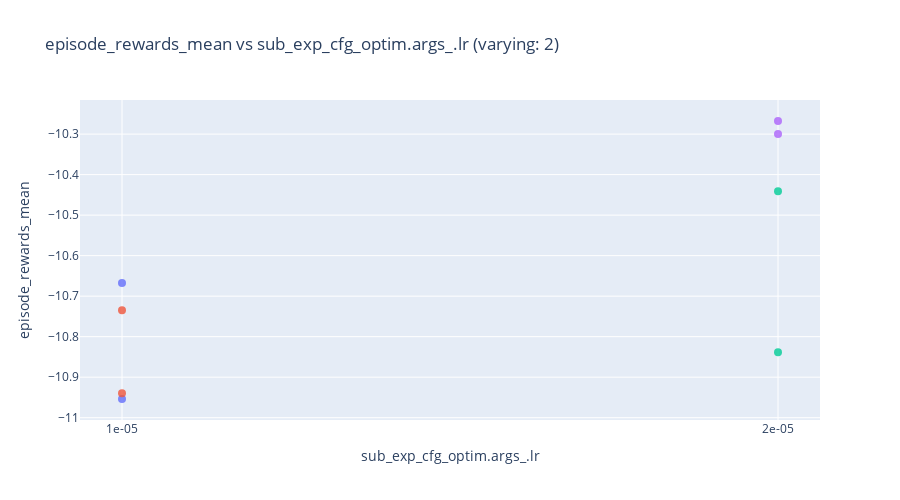
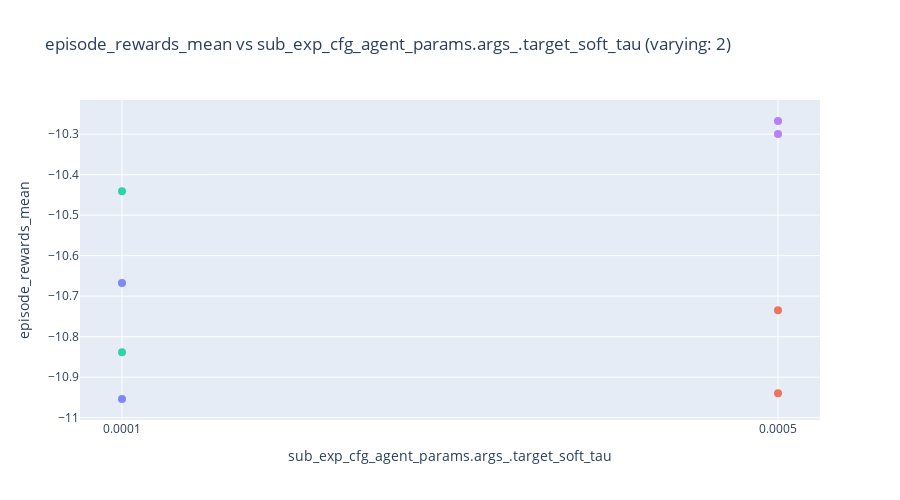

Source (notebook cell) for these figures, in order:
### Code cell
import plotly.express as px

# --- config ---
target_col = "episode_rewards_mean"          # your target metric
color_col  = "experiment_name"               # optional color grouping
readable_names = {
    # optional friendly names; falls back to raw column name if missing
    # "hp_raw_name": "Pretty Name",
}

# --- build plots ---
varying_hps = [hp for hp in hyperparam_columns if sub_df[hp].nunique(dropna=False) > 1]

if not varying_hps:
    print("No hyperparameters with more than one unique value — nothing to plot.")
else:
    for hp in varying_hps:
        # Rename only the current x column (leave others as-is for hover)
        x_name = readable_names.get(hp, hp)
        plot_df = sub_df.rename(columns={hp: x_name})

        fig = px.scatter(
            plot_df,
            x=x_name,
            y=target_col,
            color=color_col if color_col in plot_df.columns else None,
            hover_data=hyperparam_columns,  # handy to inspect full config per point
            title=f"{target_col} vs {x_name} (varying: {sub_df[hp].nunique(dropna=False)})",
            height=500
        )
        fig.update_traces(mode="markers", marker=dict(size=8, opacity=0.8))
        fig.update_layout(showlegend=False)
        fig.show()

### Figure 1 — Plotly figure (JSON) as saved in the notebook; plotly's stock layout.template omitted (floating-point values rounded to 4 significant figures)
{"data": [{"customdata": [["0.0001", "fixed_res"], ["0.0001", "fixed_res"]], "hovertemplate": "experiment_name=0000_optim.args_.lr_1e-05__agent_params.args_.target_soft_tau_0.0001__experiment_fixed_res<br>sub_exp_cfg_optim.args_.lr=%{x}<br>episode_rewards_mean=%{y}<br>sub_exp_cfg_agent_params.args_.target_soft_tau=%{customdata[0]}<br>sub_exp_cfg_experiment=%{customdata[1]}<extra></extra>", "legendgroup": "0000_optim.args_.lr_1e-05__agent_params.args_.target_soft_tau_0.0001__experiment_fixed_res", "marker": {"color": "#636efa", "opacity": 0.8, "size": 8, "symbol": "circle"}, "mode": "markers", "name": "0000_optim.args_.lr_1e-05__agent_params.args_.target_soft_tau_0.0001__experiment_fixed_res", "orientation": "v", "showlegend": true, "type": "scatter", "x": ["1e-05", "1e-05"], "xaxis": "x", "y": [-10.95, -10.67], "yaxis": "y"}, {"customdata": [["0.0005", "fixed_res"], ["0.0005", "fixed_res"]], "hovertemplate": "experiment_name=0001_optim.args_.lr_1e-05__agent_params.args_.target_soft_tau_0.0005__experiment_fixed_res<br>sub_exp_cfg_optim.args_.lr=%{x}<br>episode_rewards_mean=%{y}<br>sub_exp_cfg_agent_params.args_.target_soft_tau=%{customdata[0]}<br>sub_exp_cfg_experiment=%{customdata[1]}<extra></extra>", "legendgroup": "0001_optim.args_.lr_1e-05__agent_params.args_.target_soft_tau_0.0005__experiment_fixed_res", "marker": {"color": "#EF553B", "opacity": 0.8, "size": 8, "symbol": "circle"}, "mode": "markers", "name": "0001_optim.args_.lr_1e-05__agent_params.args_.target_soft_tau_0.0005__experiment_fixed_res", "orientation": "v", "showlegend": true, "type": "scatter", "x": ["1e-05", "1e-05"], "xaxis": "x", "y": [-10.73, -10.94], "yaxis": "y"}, {"customdata": [["0.0001", "fixed_res"], ["0.0001", "fixed_res"]], "hovertemplate": "experiment_name=0002_optim.args_.lr_2e-05__agent_params.args_.target_soft_tau_0.0001__experiment_fixed_res<br>sub_exp_cfg_optim.args_.lr=%{x}<br>episode_rewards_mean=%{y}<br>sub_exp_cfg_agent_params.args_.target_soft_tau=%{customdata[0]}<br>sub_exp_cfg_experiment=%{customdata[1]}<extra></extra>", "legendgroup": "0002_optim.args_.lr_2e-05__agent_params.args_.target_soft_tau_0.0001__experiment_fixed_res", "marker": {"color": "#00cc96", "opacity": 0.8, "size": 8, "symbol": "circle"}, "mode": "markers", "name": "0002_optim.args_.lr_2e-05__agent_params.args_.target_soft_tau_0.0001__experiment_fixed_res", "orientation": "v", "showlegend": true, "type": "scatter", "x": ["2e-05", "2e-05"], "xaxis": "x", "y": [-10.84, -10.44], "yaxis": "y"}, {"customdata": [["0.0005", "fixed_res"], ["0.0005", "fixed_res"]], "hovertemplate": "experiment_name=0003_optim.args_.lr_2e-05__agent_params.args_.target_soft_tau_0.0005__experiment_fixed_res<br>sub_exp_cfg_optim.args_.lr=%{x}<br>episode_rewards_mean=%{y}<br>sub_exp_cfg_agent_params.args_.target_soft_tau=%{customdata[0]}<br>sub_exp_cfg_experiment=%{customdata[1]}<extra></extra>", "legendgroup": "0003_optim.args_.lr_2e-05__agent_params.args_.target_soft_tau_0.0005__experiment_fixed_res", "marker": {"color": "#ab63fa", "opacity": 0.8, "size": 8, "symbol": "circle"}, "mode": "markers", "name": "0003_optim.args_.lr_2e-05__agent_params.args_.target_soft_tau_0.0005__experiment_fixed_res", "orientation": "v", "showlegend": true, "type": "scatter", "x": ["2e-05", "2e-05"], "xaxis": "x", "y": [-10.3, -10.27], "yaxis": "y"}], "layout": {"height": 500, "legend": {"title": {"text": "experiment_name"}, "tracegroupgap": 0}, "showlegend": false, "title": {"text": "episode_rewards_mean vs sub_exp_cfg_optim.args_.lr (varying: 2)"}, "xaxis": {"anchor": "y", "domain": [0, 1], "title": {"text": "sub_exp_cfg_optim.args_.lr"}}, "yaxis": {"anchor": "x", "domain": [0, 1], "title": {"text": "episode_rewards_mean"}}}}

### Figure 2 — Plotly figure (JSON) as saved in the notebook; plotly's stock layout.template omitted (floating-point values rounded to 4 significant figures)
{"data": [{"customdata": [["1e-05", "fixed_res"], ["1e-05", "fixed_res"]], "hovertemplate": "experiment_name=0000_optim.args_.lr_1e-05__agent_params.args_.target_soft_tau_0.0001__experiment_fixed_res<br>sub_exp_cfg_agent_params.args_.target_soft_tau=%{x}<br>episode_rewards_mean=%{y}<br>sub_exp_cfg_optim.args_.lr=%{customdata[0]}<br>sub_exp_cfg_experiment=%{customdata[1]}<extra></extra>", "legendgroup": "0000_optim.args_.lr_1e-05__agent_params.args_.target_soft_tau_0.0001__experiment_fixed_res", "marker": {"color": "#636efa", "opacity": 0.8, "size": 8, "symbol": "circle"}, "mode": "markers", "name": "0000_optim.args_.lr_1e-05__agent_params.args_.target_soft_tau_0.0001__experiment_fixed_res", "orientation": "v", "showlegend": true, "type": "scatter", "x": ["0.0001", "0.0001"], "xaxis": "x", "y": [-10.95, -10.67], "yaxis": "y"}, {"customdata": [["1e-05", "fixed_res"], ["1e-05", "fixed_res"]], "hovertemplate": "experiment_name=0001_optim.args_.lr_1e-05__agent_params.args_.target_soft_tau_0.0005__experiment_fixed_res<br>sub_exp_cfg_agent_params.args_.target_soft_tau=%{x}<br>episode_rewards_mean=%{y}<br>sub_exp_cfg_optim.args_.lr=%{customdata[0]}<br>sub_exp_cfg_experiment=%{customdata[1]}<extra></extra>", "legendgroup": "0001_optim.args_.lr_1e-05__agent_params.args_.target_soft_tau_0.0005__experiment_fixed_res", "marker": {"color": "#EF553B", "opacity": 0.8, "size": 8, "symbol": "circle"}, "mode": "markers", "name": "0001_optim.args_.lr_1e-05__agent_params.args_.target_soft_tau_0.0005__experiment_fixed_res", "orientation": "v", "showlegend": true, "type": "scatter", "x": ["0.0005", "0.0005"], "xaxis": "x", "y": [-10.73, -10.94], "yaxis": "y"}, {"customdata": [["2e-05", "fixed_res"], ["2e-05", "fixed_res"]], "hovertemplate": "experiment_name=0002_optim.args_.lr_2e-05__agent_params.args_.target_soft_tau_0.0001__experiment_fixed_res<br>sub_exp_cfg_agent_params.args_.target_soft_tau=%{x}<br>episode_rewards_mean=%{y}<br>sub_exp_cfg_optim.args_.lr=%{customdata[0]}<br>sub_exp_cfg_experiment=%{customdata[1]}<extra></extra>", "legendgroup": "0002_optim.args_.lr_2e-05__agent_params.args_.target_soft_tau_0.0001__experiment_fixed_res", "marker": {"color": "#00cc96", "opacity": 0.8, "size": 8, "symbol": "circle"}, "mode": "markers", "name": "0002_optim.args_.lr_2e-05__agent_params.args_.target_soft_tau_0.0001__experiment_fixed_res", "orientation": "v", "showlegend": true, "type": "scatter", "x": ["0.0001", "0.0001"], "xaxis": "x", "y": [-10.84, -10.44], "yaxis": "y"}, {"customdata": [["2e-05", "fixed_res"], ["2e-05", "fixed_res"]], "hovertemplate": "experiment_name=0003_optim.args_.lr_2e-05__agent_params.args_.target_soft_tau_0.0005__experiment_fixed_res<br>sub_exp_cfg_agent_params.args_.target_soft_tau=%{x}<br>episode_rewards_mean=%{y}<br>sub_exp_cfg_optim.args_.lr=%{customdata[0]}<br>sub_exp_cfg_experiment=%{customdata[1]}<extra></extra>", "legendgroup": "0003_optim.args_.lr_2e-05__agent_params.args_.target_soft_tau_0.0005__experiment_fixed_res", "marker": {"color": "#ab63fa", "opacity": 0.8, "size": 8, "symbol": "circle"}, "mode": "markers", "name": "0003_optim.args_.lr_2e-05__agent_params.args_.target_soft_tau_0.0005__experiment_fixed_res", "orientation": "v", "showlegend": true, "type": "scatter", "x": ["0.0005", "0.0005"], "xaxis": "x", "y": [-10.3, -10.27], "yaxis": "y"}], "layout": {"height": 500, "legend": {"title": {"text": "experiment_name"}, "tracegroupgap": 0}, "showlegend": false, "title": {"text": "episode_rewards_mean vs sub_exp_cfg_agent_params.args_.target_soft_tau (varying: 2)"}, "xaxis": {"anchor": "y", "domain": [0, 1], "title": {"text": "sub_exp_cfg_agent_params.args_.target_soft_tau"}}, "yaxis": {"anchor": "x", "domain": [0, 1], "title": {"text": "episode_rewards_mean"}}}}
